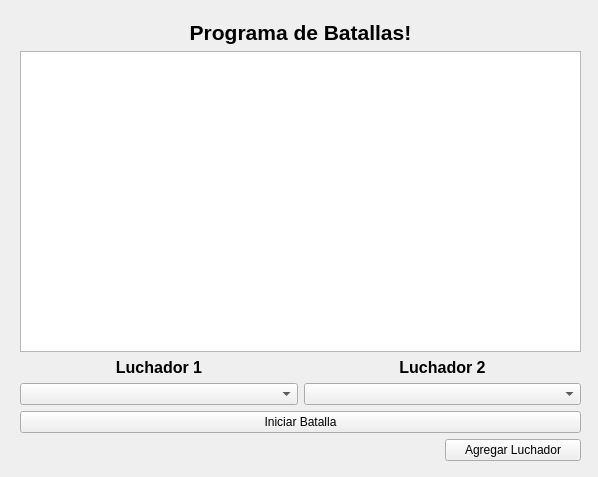
<?xml version="1.0" encoding="UTF-8"?>
<ui version="4.0">
 <class>Widget</class>
 <widget class="QWidget" name="Widget">
  <property name="geometry">
   <rect>
    <x>0</x>
    <y>0</y>
    <width>598</width>
    <height>477</height>
   </rect>
  </property>
  <property name="windowTitle">
   <string>Widget</string>
  </property>
  <widget class="QWidget" name="gridLayoutWidget">
   <property name="geometry">
    <rect>
     <x>20</x>
     <y>20</y>
     <width>561</width>
     <height>441</height>
    </rect>
   </property>
   <layout class="QGridLayout" name="gridLayout">
    <item row="7" column="3">
     <widget class="QPushButton" name="BotonAgregarLuchador">
      <property name="text">
       <string>Agregar Luchador</string>
      </property>
     </widget>
    </item>
    <item row="6" column="0" colspan="4">
     <widget class="QPushButton" name="BotonBatalla">
      <property name="text">
       <string>Iniciar Batalla</string>
      </property>
     </widget>
    </item>
    <item row="1" column="0" colspan="4">
     <widget class="QTextEdit" name="MostrarBatalla"/>
    </item>
    <item row="3" column="0" colspan="2">
     <widget class="QComboBox" name="SeleccionarLuchador1"/>
    </item>
    <item row="0" column="0" colspan="4">
     <widget class="QLabel" name="titulo">
      <property name="font">
       <font>
        <pointsize>16</pointsize>
        <bold>true</bold>
       </font>
      </property>
      <property name="text">
       <string>Programa de Batallas!</string>
      </property>
      <property name="alignment">
       <set>Qt::AlignmentFlag::AlignCenter</set>
      </property>
     </widget>
    </item>
    <item row="3" column="2" colspan="2">
     <widget class="QComboBox" name="SeleccionarLuchador2"/>
    </item>
    <item row="2" column="0" colspan="2">
     <widget class="QLabel" name="label">
      <property name="font">
       <font>
        <pointsize>12</pointsize>
        <bold>true</bold>
       </font>
      </property>
      <property name="text">
       <string>Luchador 1</string>
      </property>
      <property name="alignment">
       <set>Qt::AlignmentFlag::AlignCenter</set>
      </property>
     </widget>
    </item>
    <item row="2" column="2" colspan="2">
     <widget class="QLabel" name="label_2">
      <property name="font">
       <font>
        <pointsize>12</pointsize>
        <bold>true</bold>
       </font>
      </property>
      <property name="text">
       <string>Luchador 2</string>
      </property>
      <property name="alignment">
       <set>Qt::AlignmentFlag::AlignCenter</set>
      </property>
     </widget>
    </item>
   </layout>
  </widget>
 </widget>
 <resources/>
 <connections/>
</ui>
